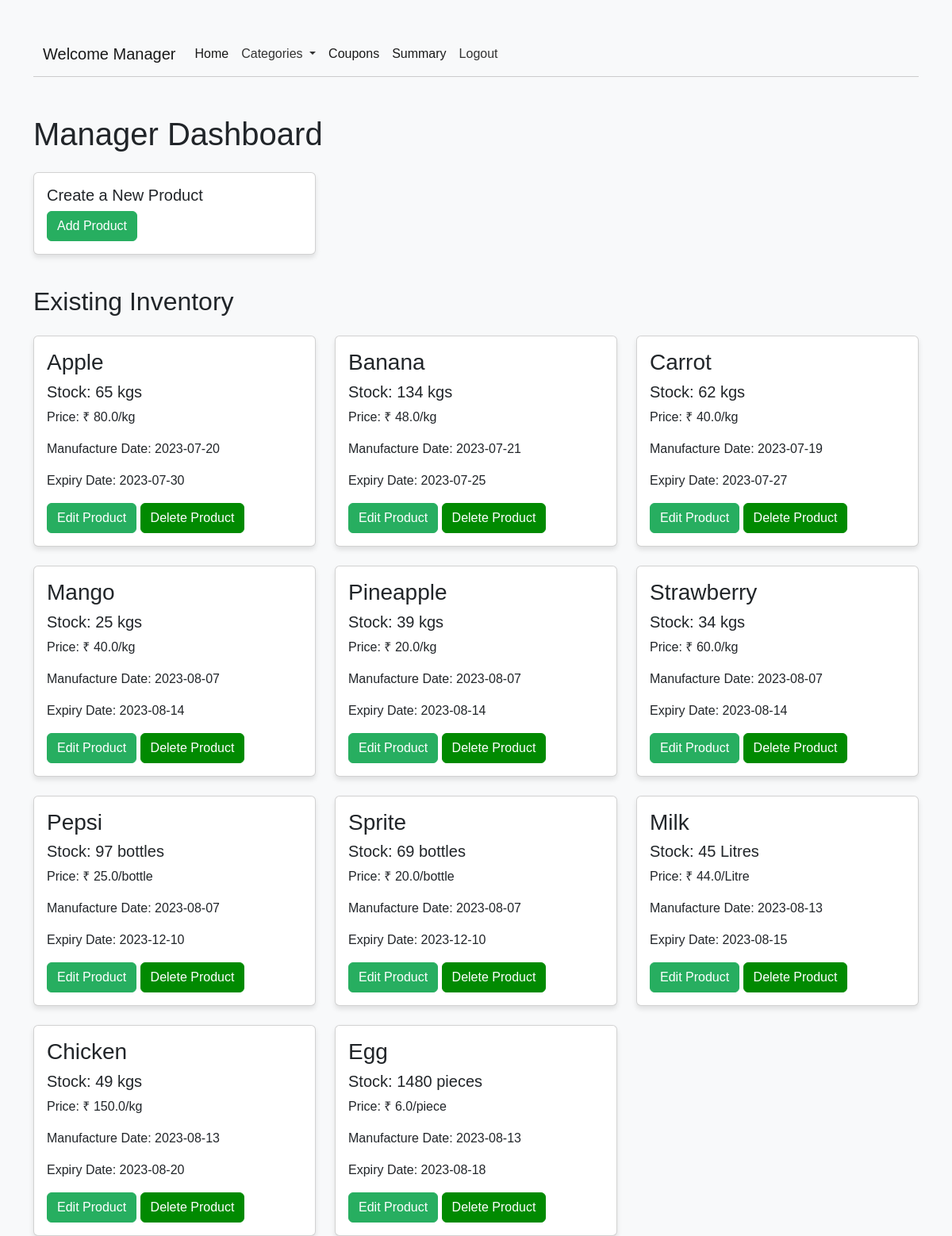
The page /manager/dashboard (signed in) on the database its author committed.
### tables this page shows
CREATE TABLE "inventory" (
	"inventoryId"	INTEGER NOT NULL UNIQUE,
	"productID"	INTEGER NOT NULL UNIQUE,
	"quantity"	INTEGER,
	FOREIGN KEY("productID") REFERENCES "products"("productID"),
	PRIMARY KEY("inventoryId" AUTOINCREMENT)
);

CREATE TABLE "products" (
	"productID"	INTEGER NOT NULL UNIQUE,
	"name"	TEXT NOT NULL,
	"manufacture_date"	TEXT NOT NULL,
	"expiry_date"	TEXT NOT NULL,
	"price"	REAL NOT NULL,
	"dynamic_price"	REAL,
	"is_recommended"	INTEGER,
	"categoryID"	INTEGER NOT NULL,
	"unit"	INTEGER NOT NULL,
	PRIMARY KEY("productID" AUTOINCREMENT)
);

### applications/manager_controller.py (the view)
@app.route('/manager/dashboard', methods=['GET'])
def manager_dashboard_route():
    only_categories = get_categories();
    if 'manager' in session:
        try:
            categories = get_categories_with_products_from_db()
            print(categories)
            return render_template('manager_dashboard.html', only_categories=only_categories, categories=categories)
        except Exception as e:
            flash(str(e))
    return redirect('/manager/login')

### app.py (called while the page is built)
@app.teardown_appcontext
def teardown_db(exception=None):
    db = g.pop('db', None)
    if db is not None:
        db.close()

### applications/categories_functions.py (called while the page is built)
def get_categories():
    db = get_db()
    cursor = db.cursor()
    cursor.execute("SELECT * FROM categories")
    categories = cursor.fetchall()
    cursor.close()
    return categories

### applications/database.py (called while the page is built)
def get_db():
    if 'db' not in g:
        g.db = sqlite3.connect(DATABASE)
    return g.db

### templates/manager_dashboard.html (shortened to what this page needs)
{% extends "base_manager.html" %}
    {% block content %}
    <div class="container mt-5">
      <h1 class="mb-4">Manager Dashboard</h1>
      <div class="row">
        <div class="col-4">
          <div class="card">
            <div class="card-body">
              <h5 class="card-title">Create a New Product</h5>
              <a href="/manager/add_product" class="btn btn-primary">Add Product</a>
            </div>
          </div>
        </div>
      </div>
    </div>
    <div class="container">
      <h2 class="mb-4">Existing Inventory</h2>
      <div class="row row-cols-1 row-cols-md-3 g-4">
        {% for category in categories %}
        {% for product in category['products'] %}
        <div class="col">
          <div class="card">
            <div class="card-body">
              <h3 class="card-title">{{product['product_name']}}</h3>
              <h5 class="card-title">Stock: {{product['quantity']}} {{product['unit']}}s</h5>
              <p class="card-text">Price: ₹ {{product['price']}}/{{product['unit']}}</p>
              <p class="card-text">Manufacture Date: {{product['manufacture_date']}}</p>
              <p class="card-text">Expiry Date: {{product['expiry_date']}}</p>
              <a href="/manager/edit_product/{{product['productID']}}" class="btn btn-primary">Edit Product</a>
              <a href="/manager/delete_product/{{product['productID']}}" class="btn btn-darkgreen">Delete Product</a>
            </div>
          </div>
        </div>
        {% endfor %}
        {% endfor %}
      </div>
    </div>
    {% endblock %}

### templates/base_manager.html (shortened to what this page needs)
<!DOCTYPE html>
<html lang="en">
<head>
    <link href="https://cdn.jsdelivr.net/npm/bootstrap@5.2.3/dist/css/bootstrap.min.css" rel="stylesheet">
    <link rel="stylesheet" href="{{ url_for('static', filename='css/style_manager.css') }}">
</head>
<body>
    <div class="container">
        <nav class="navbar navbar-expand-lg bg-light">
            <div class="container-fluid">
                <a class="navbar-brand" href="#">Welcome Manager</a>
                <div class="collapse navbar-collapse" id="navbarSupportedContent">
                    <ul class="navbar-nav me-auto mb-2 mb-lg-0">
                        <li class="nav-item">
                            <a class="nav-link active" aria-current="page" href="/manager/dashboard">Home</a>
                        </li>
                        <li class="nav-item dropdown">
                            <a class="nav-link dropdown-toggle" href="#" id="categoriesDropdown" role="button" data-bs-toggle="dropdown" aria-expanded="false">
                                Categories
                            </a>
                        </li>
                        <li class="nav-item">
                            <a class="nav-link active" aria-current="page" href="/manager/coupons">Coupons</a>
                        </li>
                        <li class="nav-item">
                            <a class="nav-link active" aria-current="page" href="/manager/summary">Summary</a>
                        </li>
                        <li class="nav-item">
                            <a class="nav-link" href="/manager/logout">Logout</a>
                        </li>
                    </ul>
                </div>
            </div>
        </nav>
    </div>
    {% block content %}{% endblock %}
</body>
</html>

### static/css/style_manager.css (style rules this page uses)
body { font-family: Arial, sans-serif; background-color: #f8f9fa; }
.navbar { background-color: #f8f9fa; border-bottom: 1px solid #ccc; }
.navbar-nav .nav-item { transition: transform 0.3s; }
.navbar-nav .nav-link { color: #333; }
.container { margin-top: 40px; }
.card { transition: transform 0.3s; box-shadow: 0 4px 6px rgba(0, 0, 0, 0.1); }
.btn-primary { background-color: #27ae60; border-color: #27ae60; }
.btn-darkgreen { color: #fff; background-color: #018a01; border-color: #018a01; }

### rows shown on the page
inventory: product_name "Apple", quantity "65", unit "kg", price "80.0", manufacture_date "2023-07-20", expiry_date "2023-07-30"
inventory: product_name "Banana", quantity "134", unit "kg", price "48.0", manufacture_date "2023-07-21", expiry_date "2023-07-25"
inventory: product_name "Carrot", quantity "62", unit "kg", price "40.0", manufacture_date "2023-07-19", expiry_date "2023-07-27"
inventory: product_name "Mango", quantity "25", unit "kg", price "40.0", manufacture_date "2023-08-07", expiry_date "2023-08-14"
inventory: product_name "Pineapple", quantity "39", unit "kg", price "20.0", manufacture_date "2023-08-07", expiry_date "2023-08-14"
inventory: product_name "Strawberry", quantity "34", unit "kg", price "60.0", manufacture_date "2023-08-07", expiry_date "2023-08-14"
inventory: product_name "Pepsi", quantity "97", unit "bottle", price "25.0", manufacture_date "2023-08-07", expiry_date "2023-12-10"
inventory: product_name "Sprite", quantity "69", unit "bottle", price "20.0", manufacture_date "2023-08-07", expiry_date "2023-12-10"
inventory: product_name "Milk", quantity "45", unit "Litre", price "44.0", manufacture_date "2023-08-13", expiry_date "2023-08-15"
inventory: product_name "Chicken", quantity "49", unit "kg", price "150.0", manufacture_date "2023-08-13", expiry_date "2023-08-20"
inventory: product_name "Egg", quantity "1480", unit "piece", price "6.0", manufacture_date "2023-08-13", expiry_date "2023-08-18"
